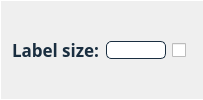
                                <widget class="QFrame" name="frame_nr_inf_iter_5">
                                 <property name="styleSheet">
                                  <string notr="true">border-bottom: 1px solid #FFFFFF;
border-left: 0.5px solid #FFFFFF;
border-top: 0.5px solid #FFFFFF;
</string>
                                 </property>
                                 <property name="frameShape">
                                  <enum>QFrame::NoFrame</enum>
                                 </property>
                                 <property name="frameShadow">
                                  <enum>QFrame::Plain</enum>
                                 </property>
                                 <layout class="QHBoxLayout" name="horizontalLayout_100">
                                  <item>
                                   <widget class="QLabel" name="label_nr_inf_iter_5">
                                    <property name="sizePolicy">
                                     <sizepolicy hsizetype="Minimum" vsizetype="Preferred">
                                      <horstretch>0</horstretch>
                                      <verstretch>0</verstretch>
                                     </sizepolicy>
                                    </property>
                                    <property name="maximumSize">
                                     <size>
                                      <width>16777215</width>
                                      <height>16777215</height>
                                     </size>
                                    </property>
                                    <property name="font">
                                     <font>
                                      <family>Avenir</family>
                                      <pointsize>13</pointsize>
                                      <weight>75</weight>
                                      <italic>false</italic>
                                      <bold>true</bold>
                                     </font>
                                    </property>
                                    <property name="toolTip">
                                     <string>&lt;html&gt;&lt;head/&gt;&lt;body&gt;&lt;p&gt;&lt;span style=&quot; font-weight:400;&quot;&gt;The weight of each topic in each document.&lt;/span&gt;&lt;/p&gt;&lt;/body&gt;&lt;/html&gt;</string>
                                    </property>
                                    <property name="styleSheet">
                                     <string notr="true">font: 87 13pt &quot;Avenir&quot;;
color:#1A2E40;
font-weight: bold;
border:None;</string>
                                    </property>
                                    <property name="text">
                                     <string>Label size:</string>
                                    </property>
                                   </widget>
                                  </item>
                                  <item>
                                   <widget class="QLineEdit" name="lineEdit_nr_inf_iter_5">
                                    <property name="sizePolicy">
                                     <sizepolicy hsizetype="Minimum" vsizetype="Fixed">
                                      <horstretch>0</horstretch>
                                      <verstretch>0</verstretch>
                                     </sizepolicy>
                                    </property>
                                    <property name="minimumSize">
                                     <size>
                                      <width>0</width>
                                      <height>0</height>
                                     </size>
                                    </property>
                                    <property name="maximumSize">
                                     <size>
                                      <width>60</width>
                                      <height>16777215</height>
                                     </size>
                                    </property>
                                    <property name="styleSheet">
                                     <string notr="true">QLineEdit {	
	background-color: #FFFFFF;
	font: 87 italic 12pt &quot;Avenir&quot;;
	border-radius: 5px;
	border: 1px solid #1A2E40;
	color:black;
}</string>
                                    </property>
                                   </widget>
                                  </item>
                                  <item>
                                   <widget class="QCheckBox" name="checkBox_nr_inf_iter_5">
                                    <property name="sizePolicy">
                                     <sizepolicy hsizetype="Fixed" vsizetype="Fixed">
                                      <horstretch>0</horstretch>
                                      <verstretch>0</verstretch>
                                     </sizepolicy>
                                    </property>
                                    <property name="styleSheet">
                                     <string notr="true">border:0px;</string>
                                    </property>
                                    <property name="text">
                                     <string/>
                                    </property>
                                   </widget>
                                  </item>
                                 </layout>
                                </widget>
